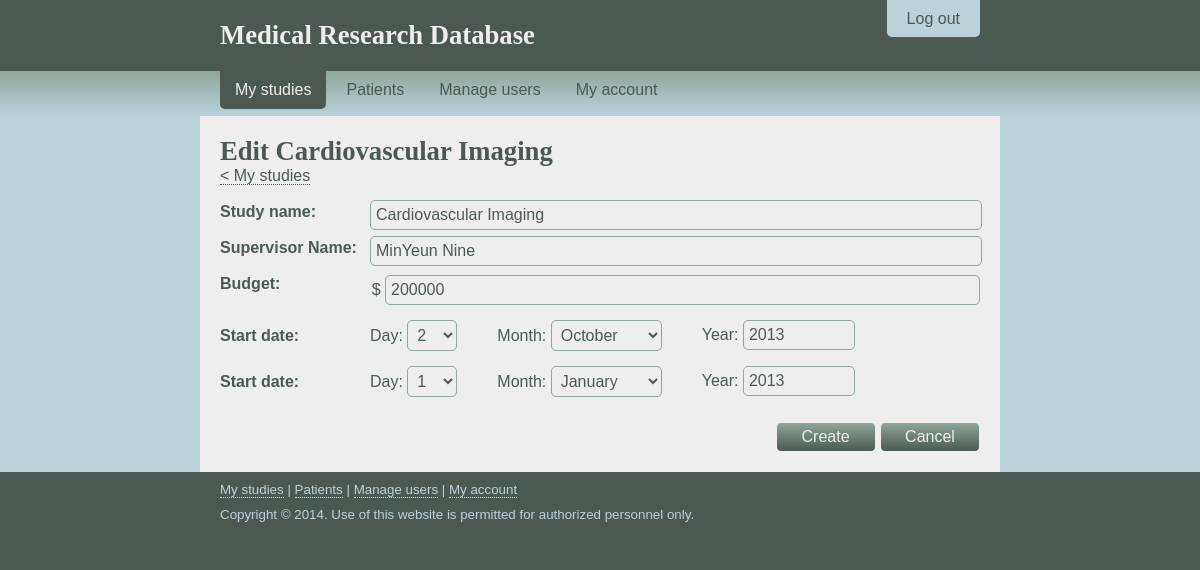
The page /study/edit-study.php?studyname=Cardiovascular Imaging (signed in) on the database as committed earlier.
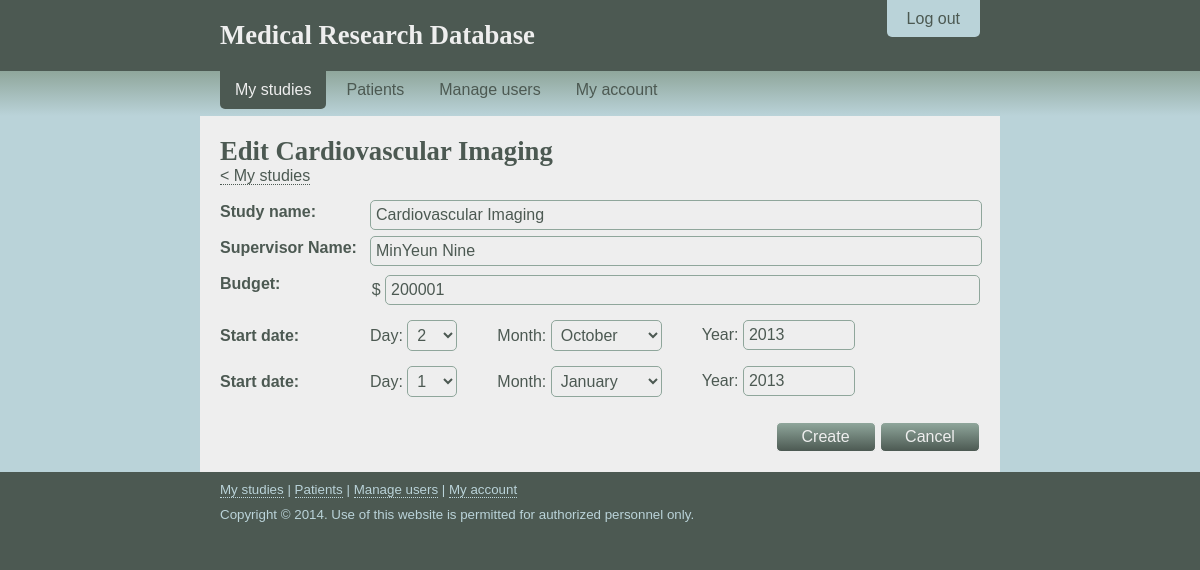
The same page on the database as committed later.
### tables this page shows
CREATE TABLE `study` (
  `Name` varchar(32) NOT NULL,
  `Budget` int(11) DEFAULT NULL,
  `End_Date` date DEFAULT NULL,
  `Start_Date` date NOT NULL,
  `supervisor_id` int(11) NOT NULL,
  PRIMARY KEY (`Name`),
  KEY `FK_user_supervisor_id` (`supervisor_id`),
  CONSTRAINT `FK_user_supervisor_id` FOREIGN KEY (`supervisor_id`) REFERENCES `user` (`id`)
);

### php/edit-study-functions.php (called while the page is built, shortened)
<?php
	require_once("edit-user-functions.php");
	function getStudyInfo($studyName){
		$mysqli= new mysqli("localhost", "root", "", "researchdatabase");
		$query = "SELECT budget, start_date, end_date, supervisor_id, name FROM study WHERE name = '$studyName'";
		$result = $mysqli->query($query);
		$studyInfo = $result->fetch_assoc();
		return $studyInfo;
	}
?>

### study/edit-study.php (the view, shortened to what the changed rows need)
<?php
  require_once("../php/edit-study-functions.php");
?>
<!DOCTYPE html>
<html lang="en">
  <head>
    <link rel="stylesheet" href="/css/layout.css" />
    <link rel="stylesheet" href="/css/nav.css" />
  </head>
  <body onload="document.getElementById('name').focus();">
    <header>
      <div class="container">
        <div class="padding">
          <h1><a href="/" title="Home">Medical Research Database</a></h1>
        </div>
      </div>
    </header>
    <div id="content-outer">
      <div class="container">
        <div id="content-inner">
          <div class="padding">
			<?php
			$studyName = $_GET['studyname'];
            echo "<h1>Edit $studyName</h1>";
			?>
            <?php
				$studyName = $_GET['studyname'];
				echo "<form action=\"/study/edit-study.php?studyname=".$studyName."&editStudyAttempt\" method=\"post\">";
			?>
				<div class="form-container">
                <ul class="budget">
				  <?php
					$studyInfo = getStudyInfo($_GET['studyname']);
					echo "<li><p>$ <input type=\"text\" name=\"budget\" value=\"".$studyInfo['budget']."\" /></p></li>";
				  ?>
                </ul>
                <ul class="birthday">
                  <li>
                    <p>Day:
                      <select name="startDateDay">
                      <?php
					  		$study = getStudyInfo($_GET['studyname']);
							$studyday = (int)substr($study['start_date'], 8,2);
							echo "<option value=\"".$studyday."\" selected =\"selected\">".$studyday."</option>";
					  ?>
                      </select>
                    </p>
                    <p>Month:
                      <select name="startDateMonth">
                      </select>
                    </p>
                    <p>Year:
						<?php
						$study = getStudyInfo($_GET['studyname']);
						$studyyear = (int)substr($study['start_date'], 0,4);
						echo "<input type=\"text\" name=\"startDateYear\" value=\"".$studyyear."\" />";
						?>
                    </p>
                  </li>
                </ul>
                <ul class="birthday">
                  <li>
                    <p>Day:
                      <select name="endDateDay">
					  <?php
					  		$study = getStudyInfo($_GET['studyname']);
							$studyday = (int)substr($study['end_date'], 8,2);
							echo "<option value=\"".$studyday."\" selected =\"selected\">".$studyday."</option>";
						?>
						</select>
                    </p>
                    <p>Month:
                      <select name="endDateMonth">
                      </select>
                    </p>
                    <p>Year:
						<?php
						$study = getStudyInfo($_GET['studyname']);
						$studyyear = (int)substr($study['start_date'], 0,4);
						echo "<input type=\"text\" name=\"endDateYear\" value=\"".$studyyear."\" />";
						?>
                    </p>
                  </li>
                </ul>
              </div>
            </form>
          </div>
        </div>
      </div>
    </div>
  </body>
</html>

Rows that differ between the two databases and show on the page:
changed study "October": budget "200000" → "200001"
